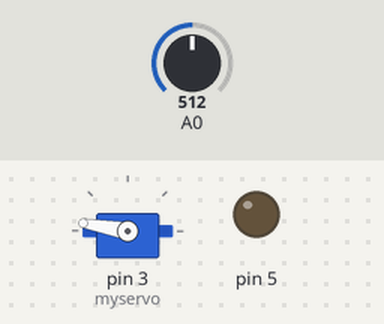
A sketch run on a simulated Arduino Uno, built with avr-gcc and run on an emulated ATmega328P. Parts: servo, output pins drawn as LEDs (lit = HIGH). The inputs (shaded band) are chosen by the test bench; at power-on: A0 = 512.

Above: at 1.3 s.
1.4 s: A0 set to 190
At 2.7 s:
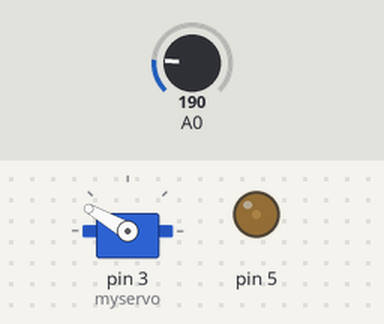
3.0 s: A0 set to 122
At 4.0 s:
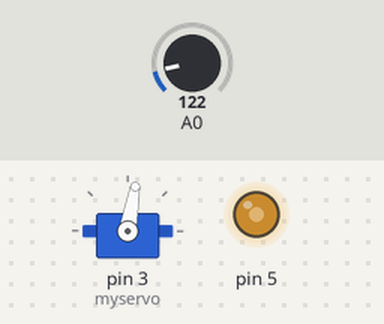
4.5 s: A0 set to 40
At 5.1 s:
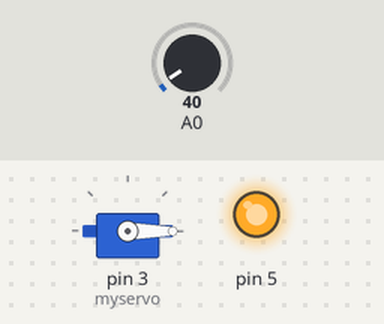
Timing chart, 0 to 7.5 s (numbered marks = the images above; inputs shaded):
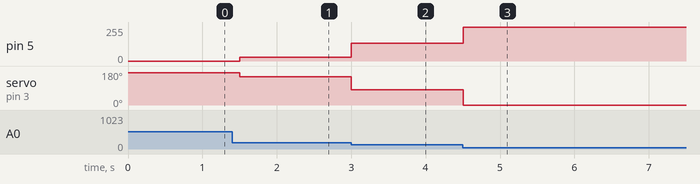

The sketch:

Halloween_Photophobia_Box_Program.ino
```cpp
//=================================================//
//   HoaiBao's Engineering                         //
//   https://www.youtube.com/@hoaibao_engineering  //
//   https://github.com/HoaiBao-Engineering        //
//=================================================//

//HBE1 - Halloween Photophobia Box

#include <Servo.h>

#define lightMIN 50
#define lightMAX 200

int R;
int x;
int y;
int z;

Servo myservo;

void setup() {
  pinMode(3, OUTPUT);
  pinMode(5, OUTPUT);
  pinMode(A0, INPUT);
  myservo.attach(3);   // Servo on pin D3
  myservo.write(170);  // Set position at 170 deg (Preset is 180 but running max 170deg)
}

void loop() {
  R = analogRead(A0);
  if (R < lightMIN) {
    y = 0;
  } else if (R > lightMAX) {
    y = 170;
  } else {
    x = map(R, lightMIN, lightMAX, 0, 170);
    y = (x / 10) * 10;
  }
  z = 255 - map(y, 0, 170, 0, 255);
  analogWrite(5, z);
  myservo.write(y);
  delay(500);
}
```

Measured:
- after the input at 1.4 s, pin 5: 0/255 → 30/255 after 0.10 s; servo on pin 3 (myservo): 170° → 150° after 0.10 s
- after the input at 3.0 s, pin 5: 30/255 → 135/255 at once; servo on pin 3 (myservo): 150° → 80° at once
- after the input at 4.5 s, pin 5: 135/255 → 255/255 at once; servo on pin 3 (myservo): 80° → 0° at once
